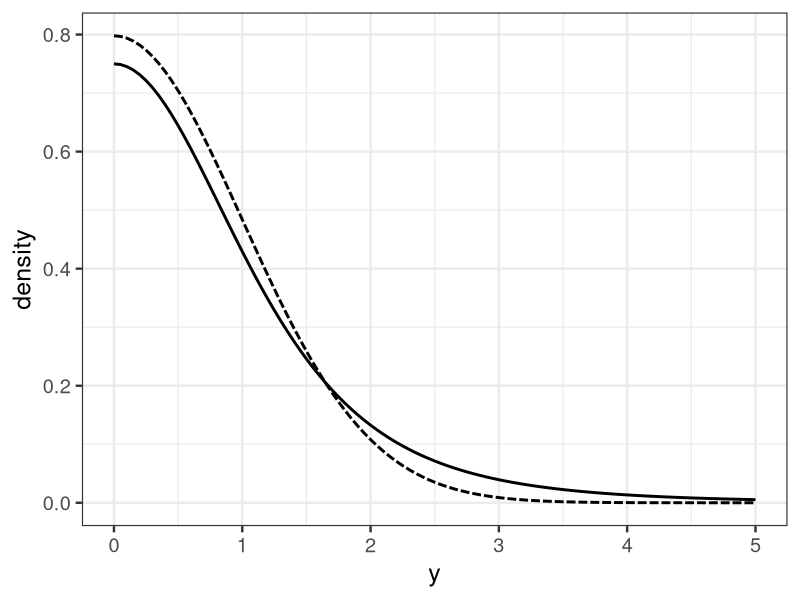

The R script that drew this image:
library(ggplot2)

x <- seq(0, 5, length=101)
p1 <- 2*dt(x, df=4)
p2 <- 2*dnorm(x, mean=0, sd=1)
d <- data.frame(x=x, y1=p1, y2=p2)

p <- ggplot() +
  theme_bw(base_size=18) +
  geom_line(data=d, aes(x=x, y=y1), size=1) +
  geom_line(data=d, aes(x=x, y=y2), size=1, linetype='31') +
  labs(x='y', y='density')
ggsave(file='output/fig9-3.png', plot=p, dpi=300, w=4, h=3)

# 2 * (1 - pnorm(4))
# 2 * (1 - pt(4, df=4))
